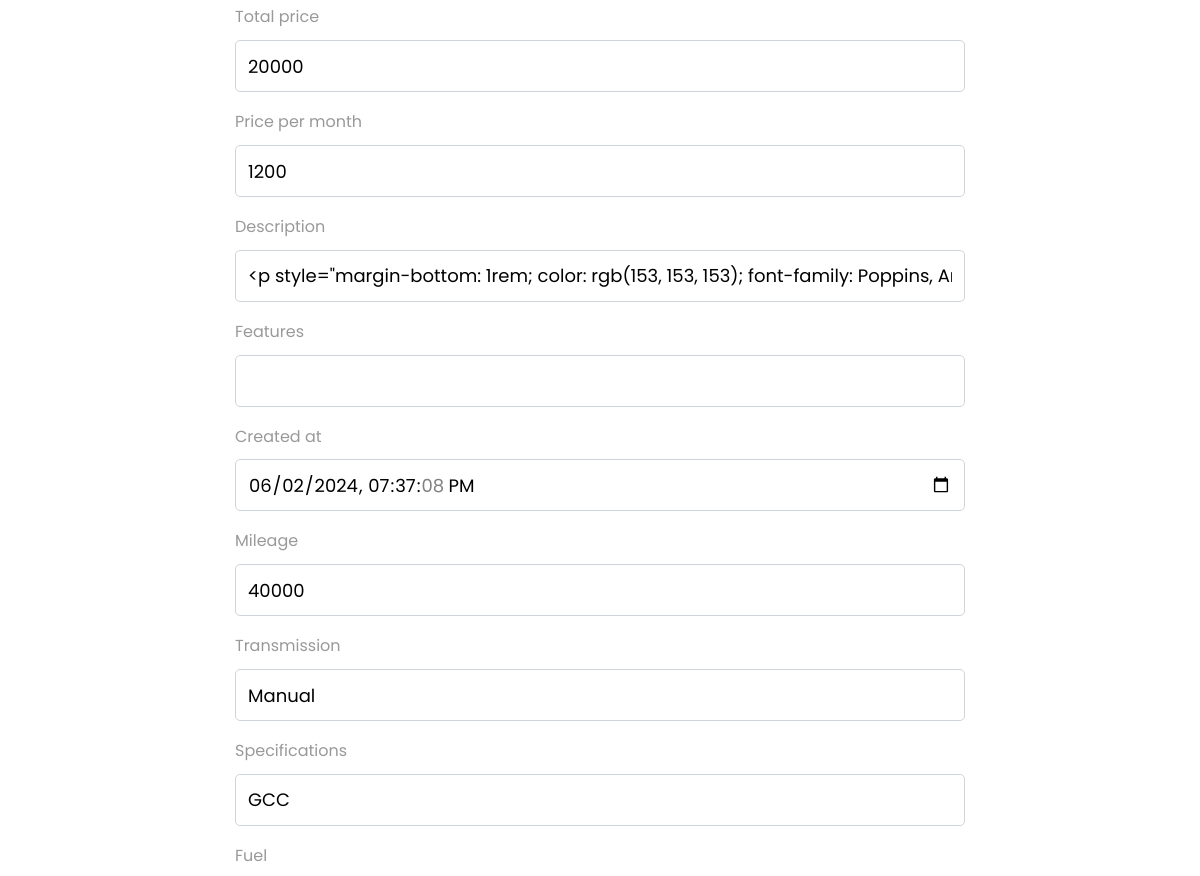
The app's page /cars/update/2 (signed in, middle part), older data.
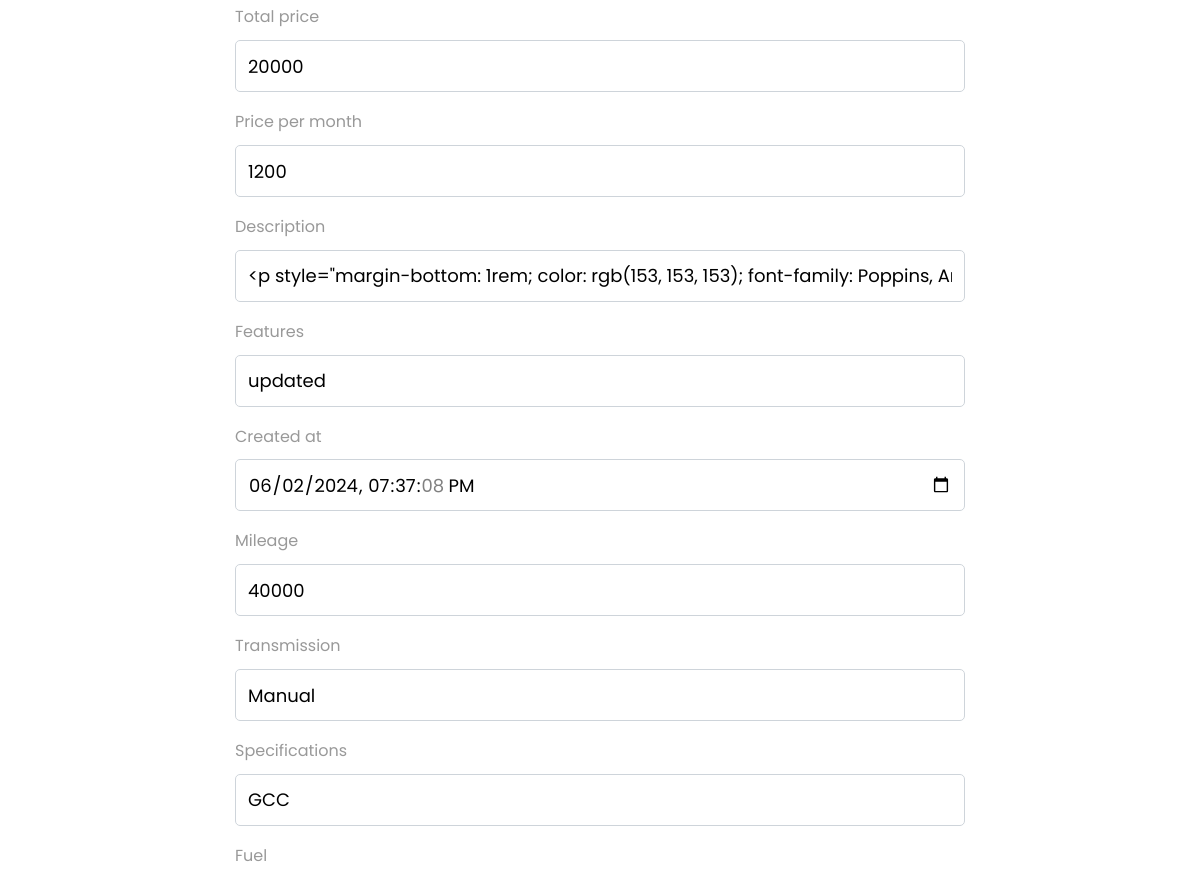
The same page, newer data.
### cars/models.py (models this page shows, shortened)
class Car(models.Model):
    owner = models.ForeignKey(User, related_name='car_owner', on_delete=models.CASCADE)
    name = models.CharField(max_length=100 , help_text="enter your vin number her")
    image_cover = models.ImageField(upload_to='cars/')
    total_price = models.IntegerField(default=0)
    price_per_month = models.IntegerField(default=0,null=True,blank=True)
    description = models.TextField(max_length=10000)
    features = models.TextField(max_length=10000,null=True,blank=True)
    created_at = models.DateTimeField( default=timezone.now)
    slug = models.SlugField(null=True,blank=True)
    model = models.ForeignKey("Model",related_name='car_model', on_delete=models.CASCADE)
    mileage = models.CharField( max_length=50)
    transmission = models.CharField( max_length=50,null=True,blank=True)
    specifications = models.CharField( max_length=50,null=True,blank=True)
    fuel = models.CharField( max_length=50)
    color = models.CharField( max_length=50)
    cylinders = models.IntegerField()
    doors = models.IntegerField()
    year = models.IntegerField()
    class Meta:
        verbose_name_plural = "Cars"

### cars/views.py (the view, shortened to what this page needs)
# urls.py: path('update/<int:pk>', views.UpdateListing.as_view(), name='update_car'),
class UpdateListing(LoginRequiredMixin,UpdateView):
    model = Car
    form_class = CarForm
    def get(self, request, *args, **kwargs):
        self.object = self.get_object()
        form_class = self.get_form_class()
        form = self.get_form(form_class)
        image_formset = CarImageFormset(instance=self.object)
        if self.object.model:
            form.fields['existing_model'].initial = self.object.model
        return self.render_to_response(self.get_context_data(
            form=form,
            image_formset=image_formset,
        ))
    def get_context_data(self, **kwargs):
        context = super().get_context_data(**kwargs)
        context['action'] = 'Update'  # Add an action context variable for template differentiation
        return context

### cars/forms.py (shortened to what this page needs)
class CarForm(forms.ModelForm):
    new_model = forms.CharField(required=False)
    existing_model = forms.ModelChoiceField(queryset=Model.objects.all(), required=False)
    created_at = forms.DateTimeField(
        widget=forms.DateTimeInput(attrs={'type': 'datetime-local'})
    )
    class Meta:
        model = Car
        exclude = ('slug', 'owner', 'model')
        widgets = {
            'description': SummernoteWidget(),
            'features': SummernoteWidget(),
        }

### cars/models.py (called while the page is built)
    def __str__(self):
        return str(self.name)

### cars/templates/cars/car_form.html (shortened to what this page needs)
{% extends "base.html" %}
{% load bootstrap4 %}
{% load static %}
{% block body %}
<div class="container">
    <div class="row">
        <div class="col-md-8 mx-auto mt-5 mb-5">
            <form action="" method="POST" enctype="multipart/form-data">
                {% bootstrap_form form %}
            </form>
        </div>
    </div>
</div>
{% endblock body %}

Row changes from the older to the newer data that the page shows:
changed Car "Manual": features (not shown) → "updated"
